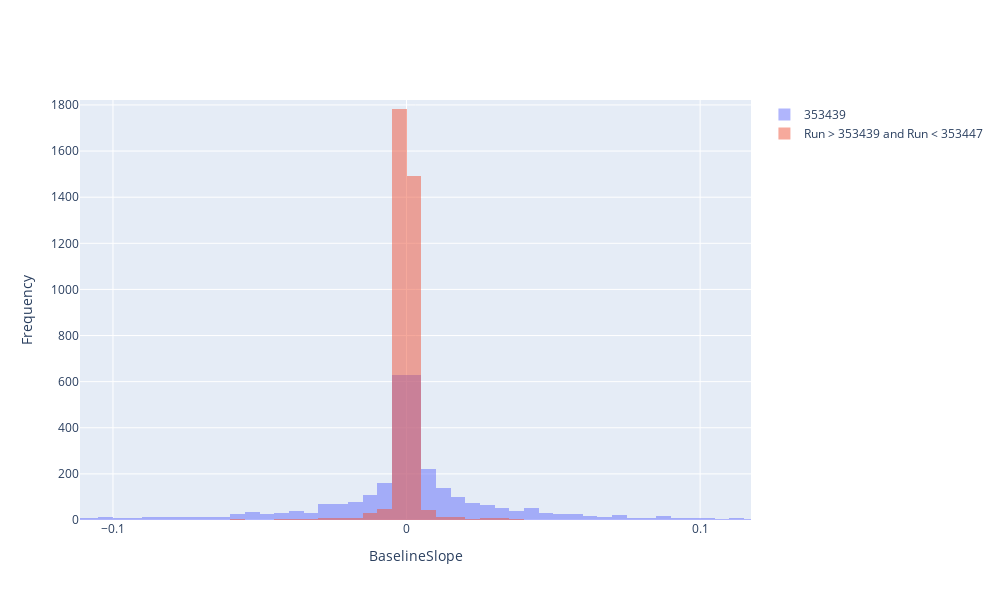

Source (notebook cell):
### Code cell
trace1 = go.Histogram(x=df3815.query('Run==353439', engine='python')['BaselineSlope'], name='353439', nbinsx=600, opacity=0.5)
trace2 = go.Histogram(x=df3815.query('Run > 353439 and Run < 353447', engine='python')['BaselineSlope'], name='Run > 353439 and Run < 353447', nbinsx=600, opacity=0.5)

# Create layout
layout = go.Layout(title='',
                   xaxis=dict(title='BaselineSlope', showgrid=True, dtick=0.1),
                   yaxis=dict(title='Frequency'),
                              barmode='overlay',
                              width=1000,
                              height=600)

# Add traces to a figure
fig = go.Figure(data=[trace1, trace2], layout=layout)

# Display the plot
fig.show()
print(len(df3815.query('Run==353439', engine='python')['BaselineSlope']))
print(len(df3815.query('Run > 353439 and Run < 353447', engine='python')['BaselineSlope']))

### Figure 1 — Plotly figure (JSON) as saved in the notebook; plotly's stock layout.template omitted (floating-point values rounded to 4 significant figures; data arrays with more than 128 entries replaced by an {"elided": "..."} marker saying what was removed)
{"data": [{"name": "353439", "nbinsx": 600, "opacity": 0.5, "type": "histogram", "x": {"elided": "3346 float values"}}, {"name": "Run > 353439 and Run < 353447", "nbinsx": 600, "opacity": 0.5, "type": "histogram", "x": {"elided": "3515 float values"}}], "layout": {"barmode": "overlay", "height": 600, "title": {"text": ""}, "width": 1000, "xaxis": {"autorange": false, "dtick": 0.1, "range": [-0.1112, 0.1173], "showgrid": true, "title": {"text": "BaselineSlope"}, "type": "linear"}, "yaxis": {"autorange": false, "range": [0, 1821.0], "title": {"text": "Frequency"}}}}
